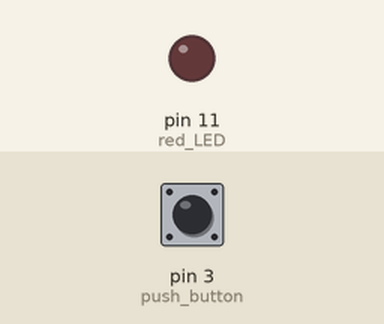
Recording of a sketch running on a simulated Arduino Uno, built with avr-gcc and run on an emulated ATmega328P. Parts: output pins drawn as LEDs (lit = HIGH). The test bench sets the inputs (shaded band); at power-on: pin 3 (push_button) LOW.

Above: at 1.2 s.
1.3 s: pin 3 (push_button) pulled HIGH for 0.15 s
At 2.2 s:
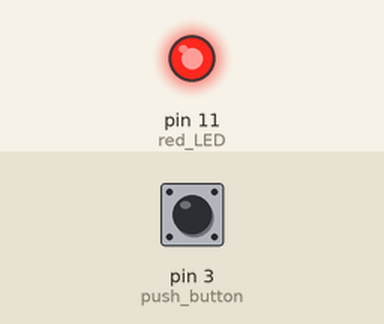
2.9 s: pin 3 (push_button) pulled HIGH for 1 s
At 3.4 s:
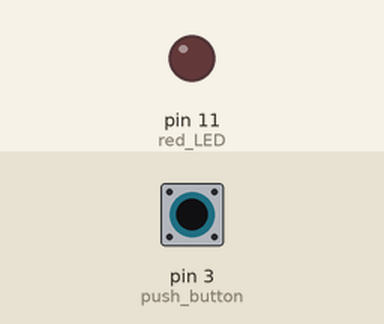
5.4 s: pin 3 (push_button) pulled HIGH for 3.2 s
At 6.5 s:
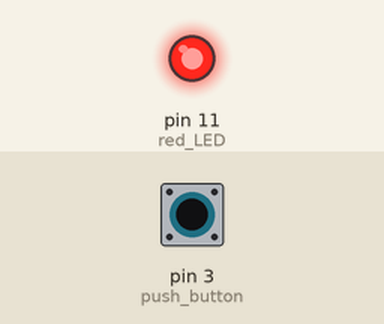
Timing chart, 0 to 8.4 s (numbered marks = the images above; inputs shaded):
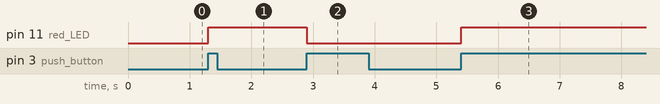

The sketch:

28_PushButton_ToggleSwitch_LED.ino
```cpp
int red_LED = 11;
int push_button = 3;

int delay_time = 100;

int LED_state = 0; // Assuming starting with off
int button_state_old; // We begin by not pressing. i.e 1
int button_state_new; // Where we'll record the state of the button in-real-time

void setup() {
  // put your setup code here, to run once:
  pinMode(red_LED, OUTPUT);
  pinMode(push_button, INPUT);
}

void loop() {
  // put your main code here, to run repeatedly:
  button_state_new = digitalRead(push_button);

  if (button_state_old == 0 && button_state_new == 1){ // If we previously pressed it and now releasing it ----> Trigger toggle action
    if (LED_state == 0){
      digitalWrite(red_LED, HIGH);
      LED_state = 1;
    } else {
      digitalWrite(red_LED, LOW);
      LED_state = 0;
    }
  }

  button_state_old = button_state_new; // Updating the old state of the button

  delay(delay_time);

}
```

Measured:
- after the input at 1.3 s, pin 11 (red_LED): LOW → HIGH at once
- after the input at 2.9 s, pin 11 (red_LED): HIGH → LOW at once
- after the input at 5.4 s, pin 11 (red_LED): LOW → HIGH at once
